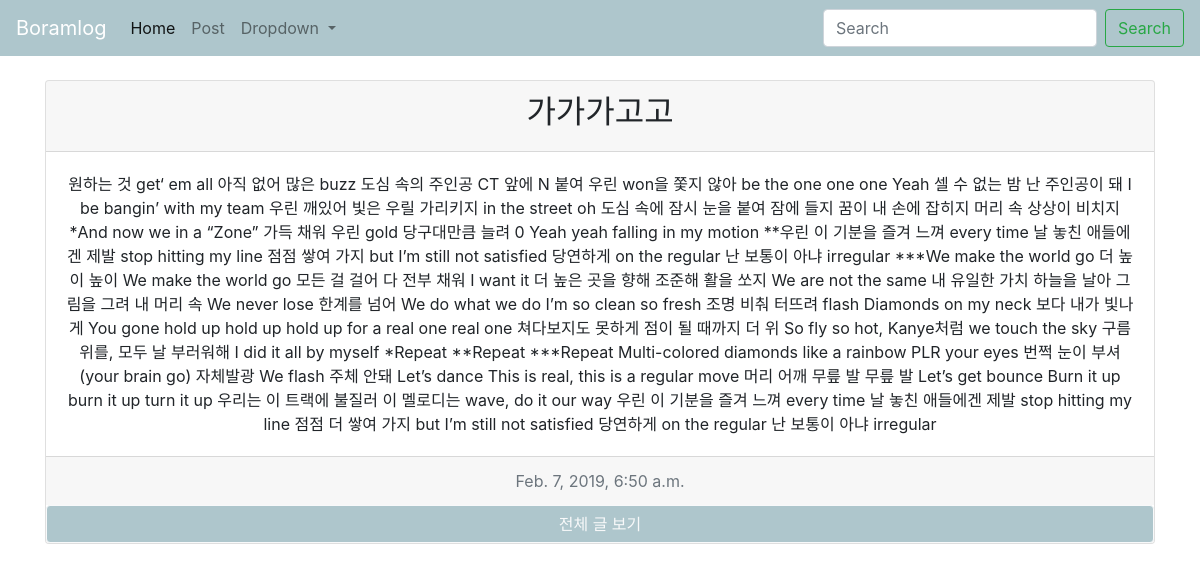
The app's page /blog/4 with its own data.
### blog/models.py (models this page shows, shortened)
class Blog(models.Model):
    title = models.CharField(max_length=200)
    pup_date = models.DateTimeField('date published')
    body = models.TextField()

### blog/views.py (the view)
# urls.py: path('<int:blog_id>', views.detail, name="detail"),  # <> : path 컨버터
def detail(request, blog_id):
    blog_detail = get_object_or_404(Blog, pk = blog_id)
    return render(request, 'detail.html', {'blog' : blog_detail})

### blog/templates/detail.html
{% extends 'base.html'%}
{% block contents %}
<body>
    <br>
    <div class="container">
        <div class="card text-center">
            <div class="card-header">
                <h2>{{blog.title}}</h2>
            </div>
            <div class="card-body">
                <p class="card-text">{{blog.body}}</p>
            </div>
            <div class="card-footer text-muted">
                {{blog.pup_date}}
            </div>
            <a href="{% url 'home'%}" class="btn btn-primary btn-outline-light" style="background-color: #aec6cc;">전체 글 보기</a>
        </div>
    </div>
</body>
{% endblock%}

### records on screen
Blog: title "가가가고고", body "원하는 것 get‘ em all 아직 없어 많은 buzz 도심 속의 주인공 CT 앞에 N 붙여 우린 won을 쫓지 않아 be the one one one Yeah 셀 수 없는 밤 난 주인공이 돼 I be bangin’ with my team 우린 깨있어 빛은 우릴 가리키지 in the street oh 도심 속에 잠시 눈을 붙여 잠에 들지 꿈이 내 손에 잡히지 머리 속 상상이 비치지 *And now we in a “Zone” 가득 채워 우린 gold 당구대만큼 늘려 0 Yeah yeah falling in my motion **우린 이 기분을 즐겨 느껴 every time 날 놓친 애들에겐 제발 stop hitting my line 점점 쌓여 가지 but I’m still not satisfied 당연하게 on the regular 난 보통이 아냐 irregular ***We make the world go 더 높이 높이 We make the world go 모든 걸 걸어 다 전부 채워 I want it 더 높은 곳을 향해 조준해 활을 쏘지 We are not the same 내 유일한 가치 하늘을 날아 그림을 그려 내 머리 속 We never lose 한계를 넘어 We do what we do I’m so clean so fresh 조명 비춰 터뜨려 flash Diamonds on my neck 보다 내가 빛나게 You gone…", pup_date "Feb. 7, 2019, 6:50 a.m."
